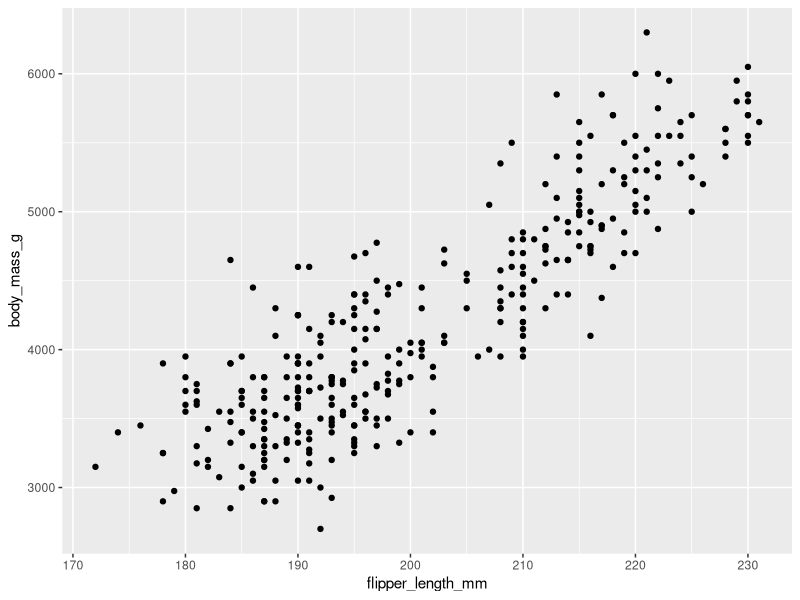
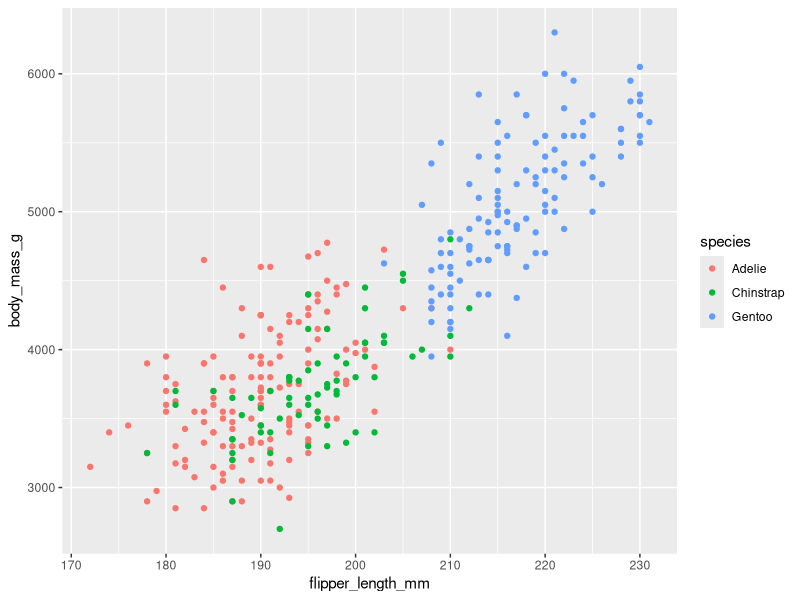
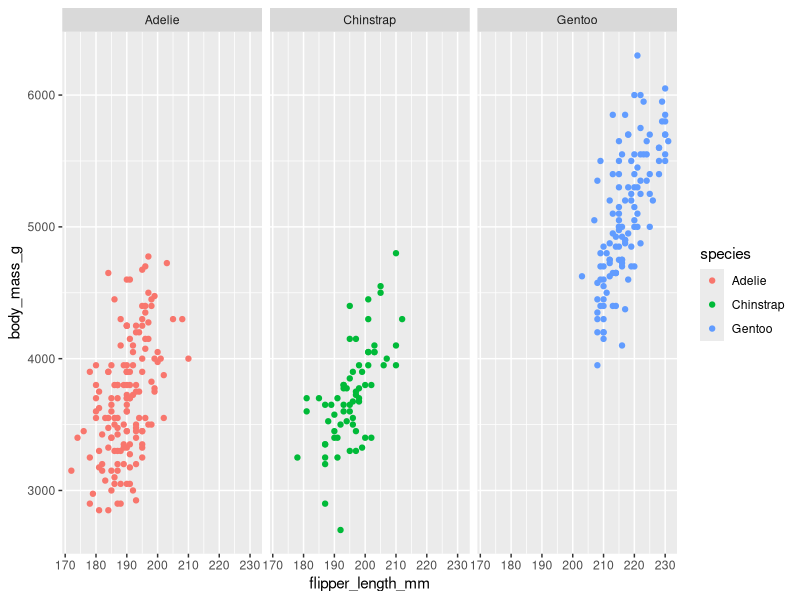
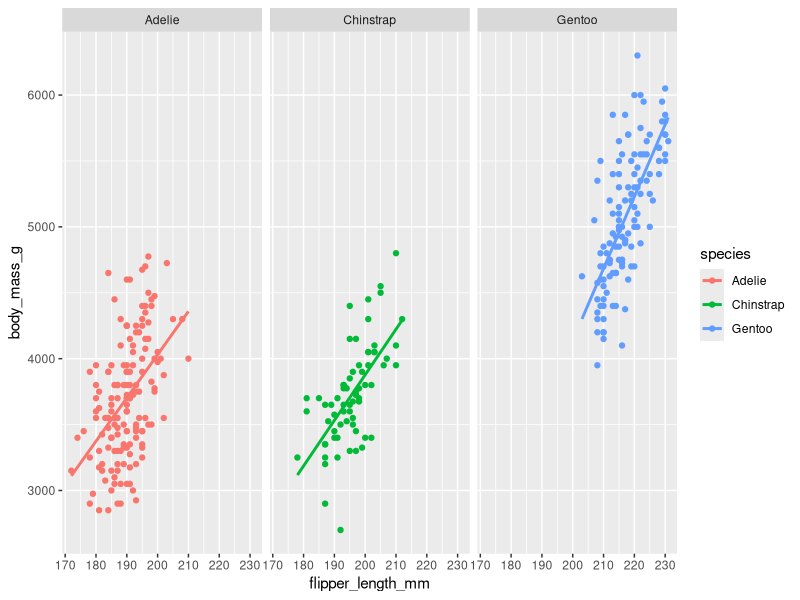
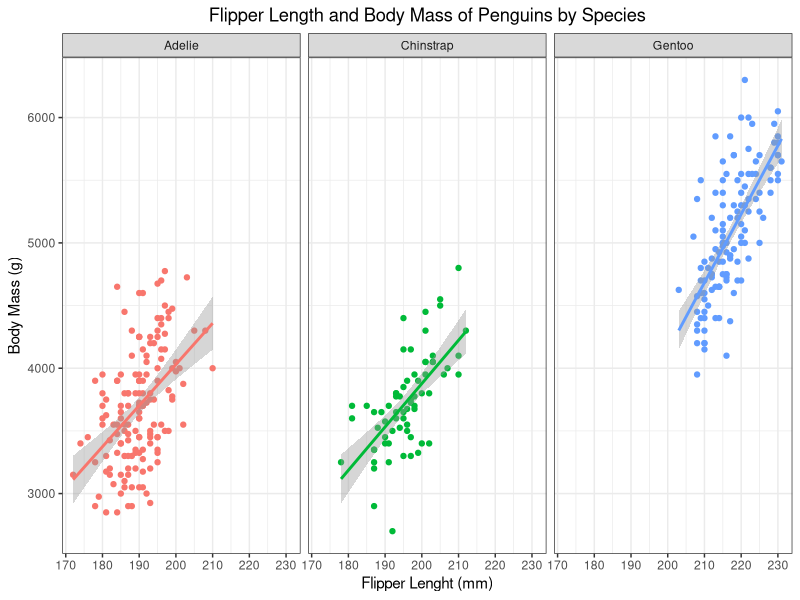

Here is the R script that generated these plots, in order:
## ---- chunk 1
library(ggplot2)
library(dplyr)
library(palmerpenguins)
data(package = 'palmerpenguins')
penguins <- penguins
head(penguins)

## ---- chunk 2
ggplot(penguins, aes(flipper_length_mm, body_mass_g)) +
  geom_point()

## ---- chunk 3
ggplot(penguins, aes(flipper_length_mm, body_mass_g, color = species)) +
  geom_point()
## ---- chunk 4
ggplot(penguins, aes(flipper_length_mm, body_mass_g, color = species)) +
  geom_point() +
  facet_wrap(~ species)
## ---- chunk 5
ggplot(penguins, aes(flipper_length_mm, body_mass_g, color = species)) +
  geom_point() +
  facet_wrap(~ species) +
  geom_smooth(method = "lm", se = FALSE)
## ---- chunk 6
ggplot(penguins, aes(flipper_length_mm, body_mass_g, color = species)) +
  geom_point() +
  facet_wrap(~ species) +
  geom_smooth(method = "lm") +
  labs(title = "Flipper Length and Body Mass of Penguins by Species",
       x = "Flipper Lenght (mm)",
       y = "Body Mass (g)") +
  theme_bw() +
  theme(legend.position= "none", plot.title = element_text(hjust = 0.5)) 
## ---- chunk 7
mod <- lm(body_mass_g ~ flipper_length_mm, data =
            penguins)
summary(mod)
